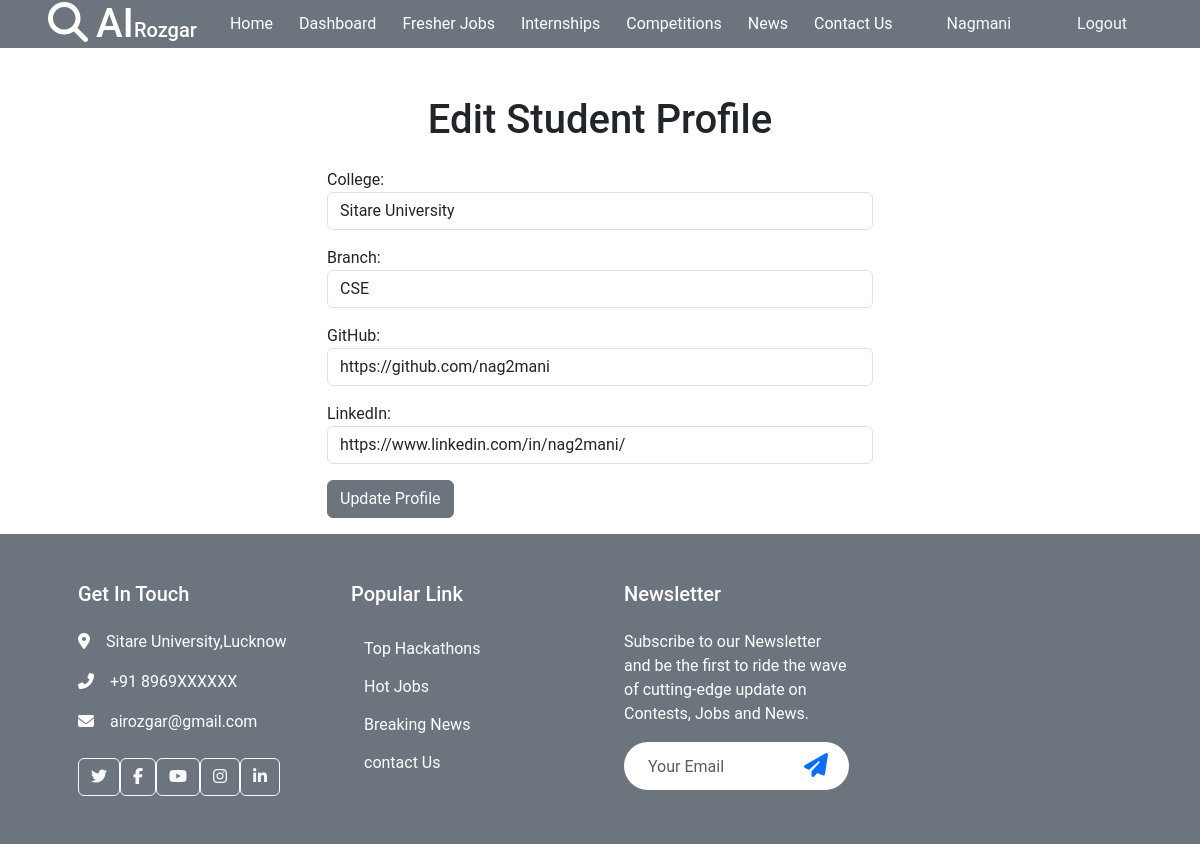
Before: /editstudent/ (signed in) with the older database file.
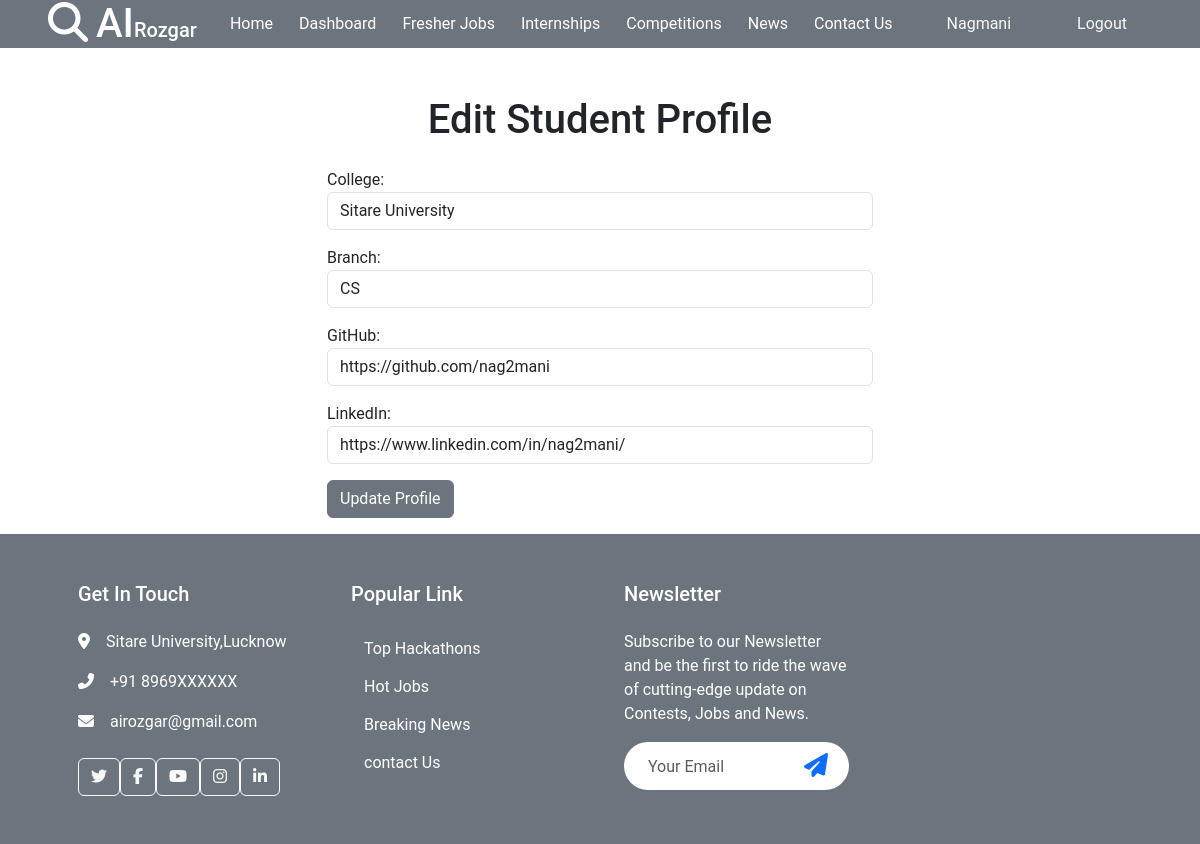
After: the same page with the newer database file.
### home/models.py (models this page shows, shortened)
class Student(models.Model):
    user = models.OneToOneField(User, on_delete=models.CASCADE)  # Connect with the User model
    college = models.CharField(max_length=255)
    branch = models.CharField(max_length=255)
    github = models.URLField(blank=True, null=True)
    linkedin = models.URLField(blank=True, null=True)

### home/views.py (the view, shortened to what this page needs)
# urls.py: path('editstudent/', edit_student, name='edit_student'),
@login_required(login_url="/login/")
def edit_student(request):
    student = get_object_or_404(Student, user=request.user)
    return render(request, 'editstudent.html', {'student': student})

### home/templates/editstudent.html (shortened to what this page needs)
{% extends 'base.html' %}
{% block start %}
<body>
    <div class="container">
        <div class="row justify-content-center">
            <div class="col-md-6">
                <h1 class="text-center mt-5">Edit Student Profile</h1>
                <form method="post" class="mt-4">
                    <div class="form-group">
                        <label for="college">College:</label>
                        <input type="text" class="form-control" id="college" name="college" value="{{ student.college }}" required>
                    </div>
                    <div class="form-group mt-3">
                        <label for="branch">Branch:</label>
                        <input type="text" class="form-control" id="branch" name="branch" value="{{ student.branch }}" required>
                    </div>
                    <div class="form-group mt-3">
                        <label for="github">GitHub:</label>
                        <input type="url" class="form-control" id="github" name="github" value="{{ student.github }}">
                    </div>
                    <div class="form-group mt-3">
                        <label for="linkedin">LinkedIn:</label>
                        <input type="url" class="form-control" id="linkedin" name="linkedin" value="{{ student.linkedin }}">
                    </div>
                    <button type="submit" class="btn btn-secondary btn-block mt-3">Update Profile</button>
                </form>
            </div>
        </div>
    </div>
</body>
{% endblock %}

Changed rows visible on the page:
changed Student "Sitare University": branch "CSE" → "CS"
